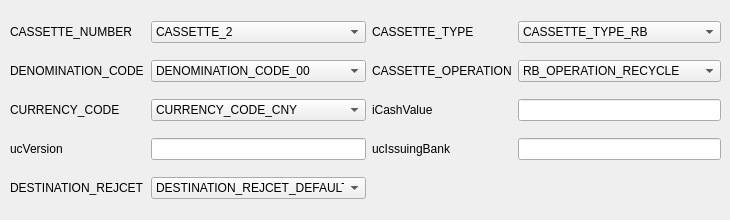
      <widget class="QWidget" name="tab_13">
       <attribute name="title">
        <string>ST_CASSETTE_INFO2</string>
       </attribute>
       <widget class="QWidget" name="layoutWidget_9">
        <property name="geometry">
         <rect>
          <x>10</x>
          <y>10</y>
          <width>711</width>
          <height>201</height>
         </rect>
        </property>
        <layout class="QGridLayout" name="gridLayout_10">
         <item row="3" column="3">
          <widget class="QLabel" name="label_89">
           <property name="text">
            <string>ucIssuingBank</string>
           </property>
          </widget>
         </item>
         <item row="2" column="0">
          <widget class="QLabel" name="label_86">
           <property name="text">
            <string>CURRENCY_CODE</string>
           </property>
          </widget>
         </item>
         <item row="0" column="2">
          <spacer name="horizontalSpacer_3">
           <property name="orientation">
            <enum>Qt::Horizontal</enum>
           </property>
           <property name="sizeHint" stdset="0">
            <size>
             <width>40</width>
             <height>20</height>
            </size>
           </property>
          </spacer>
         </item>
         <item row="1" column="2">
          <spacer name="horizontalSpacer_4">
           <property name="orientation">
            <enum>Qt::Horizontal</enum>
           </property>
           <property name="sizeHint" stdset="0">
            <size>
             <width>40</width>
             <height>20</height>
            </size>
           </property>
          </spacer>
         </item>
         <item row="3" column="0">
          <widget class="QLabel" name="label_88">
           <property name="text">
            <string>ucVersion</string>
           </property>
          </widget>
         </item>
         <item row="0" column="4">
          <widget class="QComboBox" name="comboBox_SetUnitInfo_Cassette2_iCassType">
           <item>
            <property name="text">
             <string>CASSETTE_TYPE_RB</string>
            </property>
           </item>
           <item>
            <property name="text">
             <string>CASSETTE_TYPE_AB</string>
            </property>
           </item>
           <item>
            <property name="text">
             <string>CASSETTE_TYPE_DAB</string>
            </property>
           </item>
           <item>
            <property name="text">
             <string>CASSETTE_TYPE_UNKNOWN</string>
            </property>
           </item>
          </widget>
         </item>
         <item row="4" column="2">
          <spacer name="horizontalSpacer_18">
           <property name="orientation">
            <enum>Qt::Horizontal</enum>
           </property>
           <property name="sizeHint" stdset="0">
            <size>
             <width>40</width>
             <height>20</height>
            </size>
           </property>
          </spacer>
         </item>
         <item row="2" column="3">
          <widget class="QLabel" name="label_87">
           <property name="text">
            <string>iCashValue</string>
           </property>
          </widget>
         </item>
         <item row="1" column="3">
          <widget class="QLabel" name="label_55">
           <property name="text">
            <string>CASSETTE_OPERATION</string>
           </property>
          </widget>
         </item>
         <item row="0" column="0">
          <widget class="QLabel" name="label_52">
           <property name="text">
            <string>CASSETTE_NUMBER</string>
           </property>
          </widget>
         </item>
         <item row="0" column="3">
          <widget class="QLabel" name="label_53">
           <property name="text">
            <string>CASSETTE_TYPE</string>
           </property>
          </widget>
         </item>
         <item row="3" column="1">
          <widget class="QLineEdit" name="lineEdit_SetUnitInfo_Cassette2_ucVersion"/>
         </item>
         <item row="2" column="4">
          <widget class="QLineEdit" name="lineEdit_SetUnitInfo_Cassette2_iCashValue"/>
         </item>
         <item row="3" column="2">
          <spacer name="horizontalSpacer_17">
           <property name="orientation">
            <enum>Qt::Horizontal</enum>
           </property>
           <property name="sizeHint" stdset="0">
            <size>
             <width>40</width>
             <height>20</height>
            </size>
           </property>
          </spacer>
         </item>
         <item row="2" column="1">
          <widget class="QComboBox" name="comboBox_SetUnitInfo_Cassette2_iCurrencyCode">
           <item>
            <property name="text">
             <string>CURRENCY_CODE_CNY</string>
            </property>
           </item>
           <item>
            <property name="text">
             <string>CURRENCY_CODE_EUR</string>
            </property>
           </item>
           <item>
            <property name="text">
             <string>CURRENCY_CODE_RESERVED</string>
            </property>
           </item>
          </widget>
         </item>
         <item row="0" column="1">
          <widget class="QComboBox" name="comboBox_SetUnitInfo_Cassette2_iCassNO">
           <item>
            <property name="text">
             <string>CASSETTE_2</string>
            </property>
           </item>
           <item>
            <property name="text">
             <string>CASSETTE_1</string>
            </property>
           </item>
           <item>
            <property name="text">
             <string>CASSETTE_3</string>
            </property>
           </item>
           <item>
            <property name="text">
             <string>CASSETTE_4</string>
            </property>
           </item>
           <item>
            <property name="text">
             <string>CASSETTE_5</string>
            </property>
           </item>
           <item>
            <property name="text">
             <string>CASSETTE_6</string>
            </property>
           </item>
           <item>
            <property name="text">
             <string>RESERVED</string>
            </property>
           </item>
          </widget>
         </item>
         <item row="1" column="1">
          <widget class="QComboBox" name="comboBox_SetUnitInfo_Cassette2_iDenoCode">
           <item>
            <property name="text">
             <string>DENOMINATION_CODE_00</string>
            </property>
           </item>
           <item>
            <property name="text">
             <string>DENOMINATION_CODE_10_4TH</string>
            </property>
           </item>
           <item>
            <property name="text">
             <string>DENOMINATION_CODE_50_4TH</string>
            </property>
           </item>
           <item>
            <property name="text">
             <string>DENOMINATION_CODE_100_4TH</string>
            </property>
           </item>
           <item>
            <property name="text">
             <string>DENOMINATION_CODE_100_5TH</string>
            </property>
           </item>
           <item>
            <property name="text">
             <string>DENOMINATION_CODE_20_5TH</string>
            </property>
           </item>
           <item>
            <property name="text">
             <string>DENOMINATION_CODE_10_5TH</string>
            </property>
           </item>
           <item>
            <property name="text">
             <string>DENOMINATION_CODE_50_5TH</string>
            </property>
           </item>
           <item>
            <property name="text">
             <string>DENOMINATION_CODE_ALL</string>
            </property>
           </item>
          </widget>
         </item>
         <item row="3" column="4">
          <widget class="QLineEdit" name="lineEdit_SetUnitInfo_Cassette2_ucIssuingBank"/>
         </item>
         <item row="1" column="4">
          <widget class="QComboBox" name="comboBox_SetUnitInfo_Cassette2_iCassOper">
           <item>
            <property name="text">
             <string>RB_OPERATION_RECYCLE</string>
            </property>
           </item>
           <item>
            <property name="text">
             <string>RB_OPERATION_DEPOSITE</string>
            </property>
           </item>
           <item>
            <property name="text">
             <string>RB_OPERATION_DISPENSE</string>
            </property>
           </item>
           <item>
            <property name="text">
             <string>AB_OPERATION_DEPREJRET</string>
            </property>
           </item>
           <item>
            <property name="text">
             <string>RB_OPERATION_UNKNOWN</string>
            </property>
           </item>
          </widget>
         </item>
         <item row="1" column="0">
          <widget class="QLabel" name="label_54">
           <property name="text">
            <string>DENOMINATION_CODE</string>
           </property>
          </widget>
         </item>
         <item row="2" column="2">
          <spacer name="horizontalSpacer_16">
           <property name="orientation">
            <enum>Qt::Horizontal</enum>
           </property>
           <property name="sizeHint" stdset="0">
            <size>
             <width>40</width>
             <height>20</height>
            </size>
           </property>
          </spacer>
         </item>
         <item row="4" column="1">
          <widget class="QComboBox" name="comboBox_SetUnitInfo_Cassette2_iCassNoteHandInfo">
           <item>
            <property name="text">
             <string>DESTINATION_REJCET_DEFAULT</string>
            </property>
           </item>
           <item>
            <property name="text">
             <string>DESTINATION_REJCET_CS</string>
            </property>
           </item>
           <item>
            <property name="text">
             <string>DESTINATION_REJCET_DISPENSE</string>
            </property>
           </item>
           <item>
            <property name="text">
             <string>DESTINATION_REJCET_DEPOSIT</string>
            </property>
           </item>
           <item>
            <property name="text">
             <string>DESTINATION_REJECT_CASH1_COMBINE</string>
            </property>
           </item>
          </widget>
         </item>
         <item row="4" column="0">
          <widget class="QLabel" name="label_93">
           <property name="text">
            <string>DESTINATION_REJCET</string>
           </property>
          </widget>
         </item>
        </layout>
       </widget>
      </widget>
